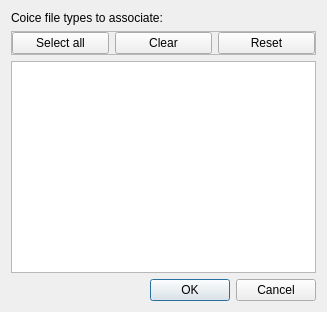
<?xml version="1.0" encoding="UTF-8"?>
<ui version="4.0">
 <class>AssocFiles</class>
 <widget class="QDialog" name="AssocFiles">
  <property name="geometry">
   <rect>
    <x>0</x>
    <y>0</y>
    <width>327</width>
    <height>312</height>
   </rect>
  </property>
  <property name="windowTitle">
   <string>Associate files</string>
  </property>
  <layout class="QVBoxLayout" name="verticalLayout">
   <item>
    <widget class="QLabel" name="label">
     <property name="text">
      <string>Coice file types to associate:</string>
     </property>
    </widget>
   </item>
   <item>
    <widget class="QFrame" name="frame">
     <property name="frameShape">
      <enum>QFrame::StyledPanel</enum>
     </property>
     <property name="frameShadow">
      <enum>QFrame::Raised</enum>
     </property>
     <layout class="QHBoxLayout" name="horizontalLayout">
      <property name="leftMargin">
       <number>0</number>
      </property>
      <property name="topMargin">
       <number>0</number>
      </property>
      <property name="rightMargin">
       <number>0</number>
      </property>
      <property name="bottomMargin">
       <number>0</number>
      </property>
      <item>
       <widget class="QPushButton" name="selectAll">
        <property name="text">
         <string>Select all</string>
        </property>
       </widget>
      </item>
      <item>
       <widget class="QPushButton" name="clear">
        <property name="text">
         <string>Clear</string>
        </property>
       </widget>
      </item>
      <item>
       <widget class="QPushButton" name="reset">
        <property name="text">
         <string>Reset</string>
        </property>
       </widget>
      </item>
     </layout>
    </widget>
   </item>
   <item>
    <widget class="QListWidget" name="typeList"/>
   </item>
   <item>
    <widget class="QDialogButtonBox" name="buttonBox">
     <property name="orientation">
      <enum>Qt::Horizontal</enum>
     </property>
     <property name="standardButtons">
      <set>QDialogButtonBox::Cancel|QDialogButtonBox::Ok</set>
     </property>
    </widget>
   </item>
  </layout>
 </widget>
 <resources/>
 <connections>
  <connection>
   <sender>buttonBox</sender>
   <signal>accepted()</signal>
   <receiver>AssocFiles</receiver>
   <slot>accept()</slot>
   <hints>
    <hint type="sourcelabel">
     <x>248</x>
     <y>254</y>
    </hint>
    <hint type="destinationlabel">
     <x>157</x>
     <y>274</y>
    </hint>
   </hints>
  </connection>
  <connection>
   <sender>buttonBox</sender>
   <signal>rejected()</signal>
   <receiver>AssocFiles</receiver>
   <slot>reject()</slot>
   <hints>
    <hint type="sourcelabel">
     <x>316</x>
     <y>260</y>
    </hint>
    <hint type="destinationlabel">
     <x>286</x>
     <y>274</y>
    </hint>
   </hints>
  </connection>
 </connections>
</ui>
